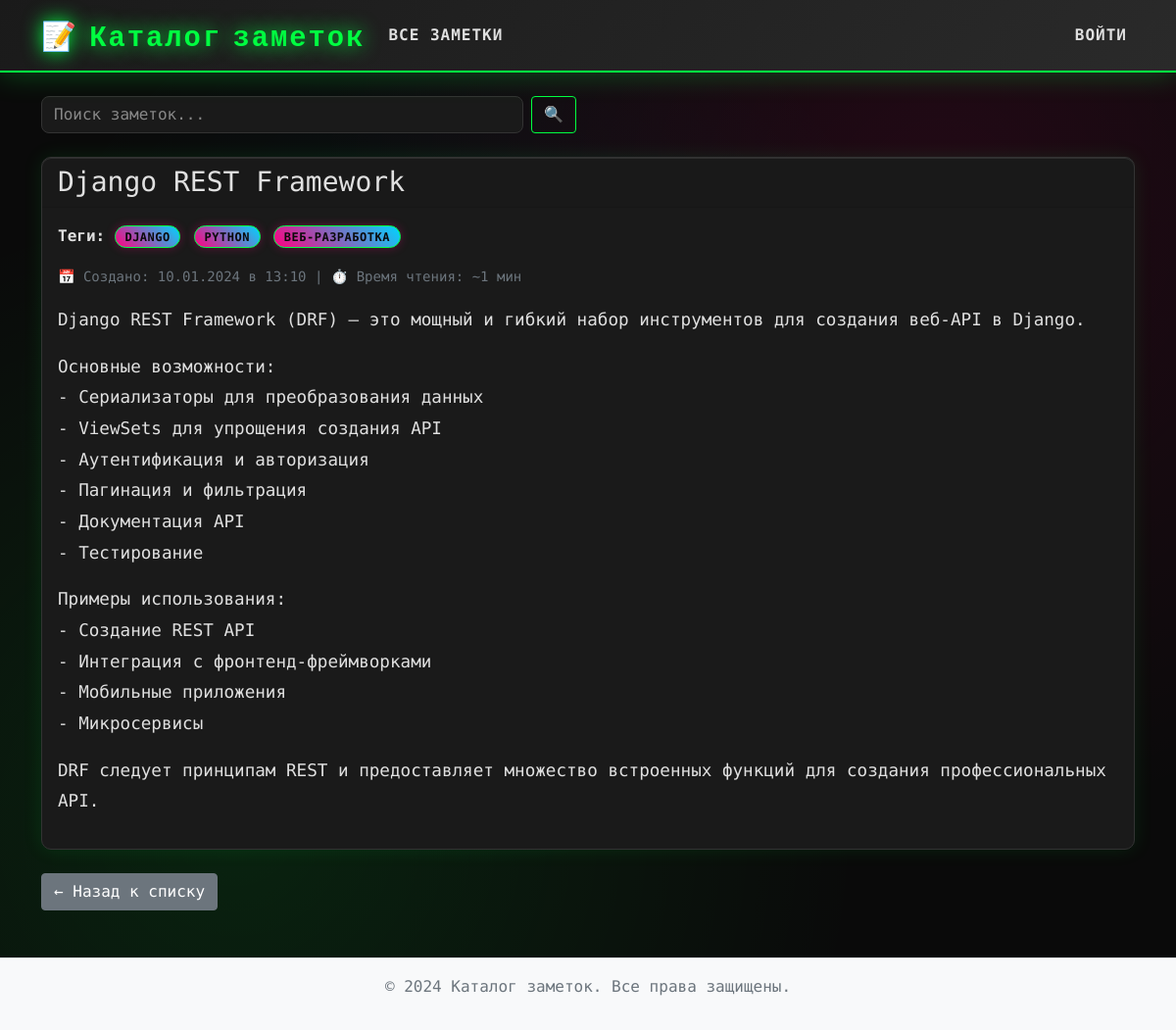
The app's page /notes/6/ with its own data.
### NoteCatalog/models.py (models this page shows, shortened)
class Note(models.Model):
    title = models.CharField(max_length=200)
    body = models.TextField()
    created_at = models.DateTimeField(auto_now_add=True)
    updated_at = models.DateTimeField(auto_now=True)
    tags = models.ManyToManyField('Tag', related_name='notes', blank=True)
    class Meta:
        ordering = ['-created_at']

class Tag(models.Model):
    name = models.CharField(max_length=50)
    slug = models.SlugField(max_length=50, unique=True)
    class Meta:
        ordering = ['name']

### NoteCatalog/views.py (the view)
# urls.py: path("notes/<int:pk>/", views.NoteDetailView.as_view(), name="note_detail"),
class NoteDetailView(DetailView):
    model = Note
    template_name = 'notes/note_detail.html'
    context_object_name = 'note'
    def get_queryset(self):
        return Note.objects.prefetch_related('tags')

### NoteCatalog/templatetags/note_extras.py (called while the page is built)
@register.filter
def readtime(text):
    if not text:
        return "~0 мин"
    clean_text = re.sub(r'<[^>]+>', '', str(text))
    words = len(clean_text.split())
    minutes = words / 200
    if minutes < 1:
        return "~1 мин"
    elif minutes < 2:
        return f"~{int(minutes)} мин"
    else:
        return f"~{int(minutes)} мин"

### NoteCatalog/templates/notes/note_detail.html (shortened to what this page needs)
{% extends 'base.html' %}
{% load note_extras %}
{% block content %}
<div class="row">
    <div class="col-12">
        <div class="card">
            <div class="card-header d-flex justify-content-between align-items-center">
                <h1 class="h3 mb-0">{{ note.title }}</h1>
            </div>
            <div class="card-body">
                <div class="mb-3">
                    {% if note.tags.all %}
                        <div class="mb-3">
                            <strong>Теги:</strong>
                            {% for tag in note.tags.all %}
                                <a href="{% url 'tag_notes' tag.slug %}" class="badge bg-primary text-decoration-none me-1">
                                    {{ tag.name }}
                                </a>
                            {% endfor %}
                        </div>
                    {% endif %}
                    <div class="text-muted mb-3">
                        <small>
                            📅 Создано: {{ note.created_at|date:"d.m.Y в H:i" }}
                            | ⏱️ Время чтения: {{ note.body|readtime }}
                        </small>
                    </div>
                </div>
                <div class="note-content">
                    {{ note.body|linebreaks }}
                </div>
            </div>
        </div>
        <div class="mt-4">
            <a href="{% url 'note_list' %}" class="btn btn-secondary">← Назад к списку</a>
        </div>
    </div>
</div>
{% endblock %}

### NoteCatalog/static/css/style.css (style rules this page uses)
:root { --cyber-primary: #00ff41; --cyber-secondary: #ff0080; --cyber-accent: #00d4ff; --cyber-bg: #0a0a0a; --cyber-bg-secondary: #1a1a1a; --cyber-text: #e0e0e0; --cyber-text-dim: #888; --cyber-border: #333; --cyber-glow: 0 0 20px; }
body { font-family: 'Share Tech Mono', monospace; line-height: 1.6; color: var(--cyber-text); background: var(--cyber-bg); background-image: radial-gradient(circle at 20% 80%, rgba(0, 255, 65, 0.1) 0%, transparent 50%), radial-gradient(circle at 80% 20%, rgba(255, 0, 128, 0.1) 0%, transparent 50%), radial-gradient(circle at 40% 40%, rgba(0, 212, 255, 0.05) 0%, transparent 50%); min-height: 100vh; }
.card { background: var(--cyber-bg-secondary); border: 1px solid var(--cyber-border); border-radius: 10px; box-shadow: 0 0 20px rgba(0, 255, 65, 0.1), inset 0 1px 0 rgba(255, 255, 255, 0.1); transition: all 0.3s ease; position: relative; overflow: hidden; }
.card::before { content: ''; position: absolute; top: 0; left: -100%; width: 100%; height: 100%; background: linear-gradient(90deg, transparent, rgba(0, 255, 65, 0.1), transparent); transition: left 0.5s ease; }
.badge { font-size: 0.75rem; padding: 0.4em 0.8em; background: linear-gradient(45deg, var(--cyber-secondary), var(--cyber-accent)); color: var(--cyber-bg); border: 1px solid var(--cyber-primary); border-radius: 15px; font-weight: 600; text-transform: uppercase; letter-spacing: 0.5px; transition: all 0.3s ease; box-shadow: 0 0 10px rgba(255, 0, 128, 0.3); }
.note-content { font-size: 1.1rem; line-height: 1.8; color: var(--cyber-text); }
.note-content p { margin-bottom: 1rem; }
.card { animation: fadeIn 0.5s ease-out; }
.text-muted { color: #6c757d !important; }

### records on screen
Note: title "Django REST Framework", created_at "10.01.2024 в 13:10", body|readtime "~1 мин", body "Django REST Framework (DRF) — это мощный и гибкий набор инструментов для создания веб-API в Django. Основные возможности: - Сериализаторы для преобразования данных - ViewSets для упрощения создания API - Аутентификация и авторизация - Пагинация и фильтрация - Документация API - Тестирование Примеры использования: - Создание REST API - Интеграция с фронтенд-фреймворками - Мобильные приложения - Микросервисы DRF следует принципам REST и предоставляет множество встроенных функций для создания профессиональных API."
Tag: name "DJANGO"
Tag: name "PYTHON"
Tag: name "ВЕБ-РАЗРАБОТКА"
